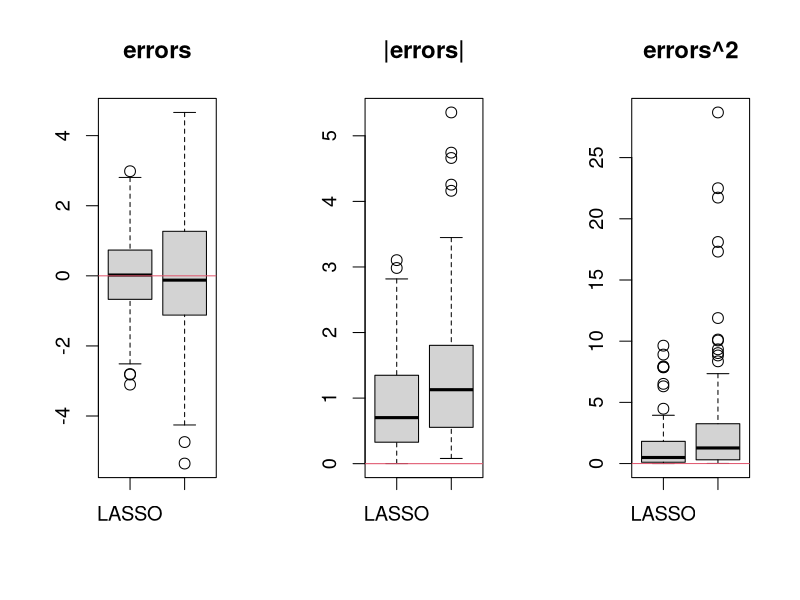

The R source for this figure:
library(caret)
library(glmnet)

## Simulate a data set 
## y = 2*x1 + x2 + normal random error
set.seed(0)
sample.size <- 100
pp <- 48 # the number of noise predictors 
x1 <- runif(sample.size)
x2 <- sample(0:1, sample.size, replace=T)
xx <- matrix(rnorm(sample.size*pp, 0,5), sample.size, pp) # useless/noise predictors 
colnames(xx) <- paste0("x", 1:pp+2)
yy <- 5*x1 + 8*x2 + 3 + rnorm(sample.size)
dat <- data.frame(yy=yy, x1=x1, x2=x2, xx)


#############
# Compare two models by 10 fold Cross validation (external layer CV)
#############

# Use createFold function, it can generated stratified split according to outcome variable
# you should use average of 5 drugs as parameter for this function in assignment 1
nfold=10
idx.cv <- createFolds(dat$yy, k=nfold, list=F)  

#The candiate penalty parameter values to be selected by CV
grid=10^seq(10,-2,length=100) 

#create vector to save predicted values
y.pred <-  matrix(NA, nrow(dat), 2)
colnames(y.pred) <- c("LASSO", "lm")

# external layer CV to compare lasso and linear regression
for(ii in 1:nfold){
	#make train and test data for ii-th fold
	y.train <- dat[idx.cv!=ii, 1]
	y.test <-  dat[idx.cv==ii, 1]
	x.train <- as.matrix(dat[idx.cv!=ii, -1])
	x.test <-  as.matrix(dat[idx.cv==ii, -1])

# 	# This part is used to fit lasso model in general, but not needed for CV goal
# 	lasso1=glmnet(x.train,y.train,alpha=1,lambda=grid)
# 	plot(lasso1) # plot coefficient trace
# 	cv1 <- cv.glmnet(x.train, y.train, alpha=1) 
#	print(coef(lasso1, s=cv1$lambda.1se))
# 	y.pred[idx.cv==ii] <- predict(lasso1, x.test, s=cv1$lambda.1se)

	# fit lasso models and select value of penalty parameter by internal layer CV 
	cv1 <- cv.glmnet(x.train, y.train, alpha=1,lambda=grid) 
	# print(coef(cv1,s="lambda.1se"))
	y.pred[idx.cv==ii,1] <- predict(cv1, x.test, s="lambda.1se")
	
	# fit lm model
	tmp0 <- data.frame(yy=y.train, x.train)
	lm1 <- lm(yy~., data=tmp0)
	y.pred[idx.cv==ii,2] <- predict(lm1, as.data.frame(x.test))
}


# summary of errors and comparison between models
errors <- y.pred-yy
apply(errors, 2, var)
apply(errors, 2, mean) 
apply(errors^2, 2, mean)
apply(abs(errors), 2, mean)
(apply(errors^2, 2, mean)-apply(errors, 2, mean)^2) * sample.size/(sample.size-1)

wilcox.test(abs(errors)[,1] - abs(errors)[,2])
wilcox.test((errors^2)[,1] - (errors^2)[,2])

par(mfrow=c(1,3),cex=1.2)
boxplot(errors, main="errors")
abline(h=0,col=2)
boxplot(abs(errors), main="|errors|")
abline(h=0,col=2)
boxplot(errors^2, main="errors^2")
abline(h=0,col=2)